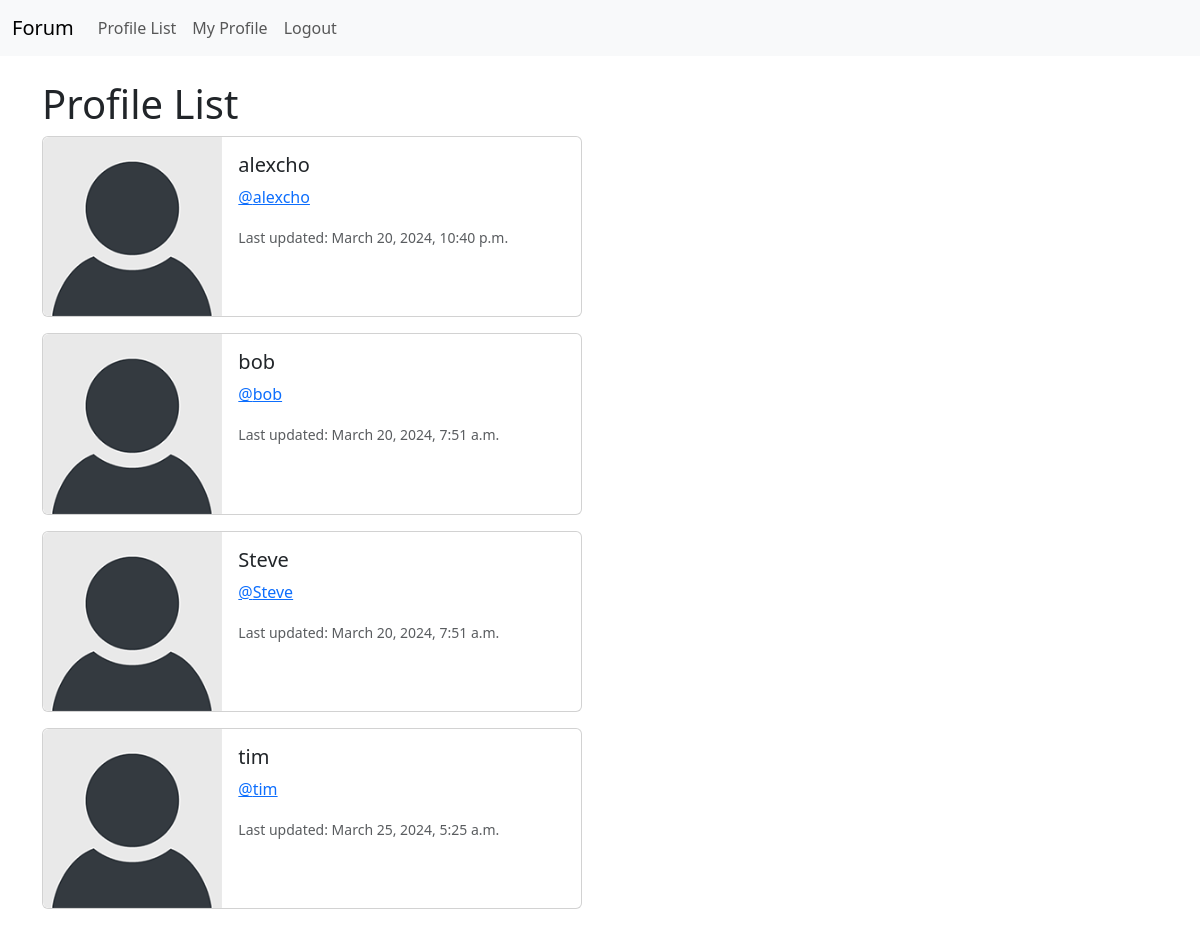
The app's page /profile_list (signed in) with its own data.
### feed/models.py (models this page shows, shortened)
class Profile(models.Model):
    user = models.OneToOneField(User, on_delete=models.CASCADE) # associate one user to one profile
    follows = models.ManyToManyField(
        'self', # relationship between same model
        related_name='followed_by', #
        symmetrical=False, # other user does not have to follow back (one way)
        blank=True # do not have to follow anybody
        )
    date_modified = models.DateTimeField(User, auto_now=True)

### feed/views.py (the view)
# urls.py: path('profile_list', views.profile_list, name='profile-list'),
def profile_list(request):
    if request.user.is_authenticated:
        profiles = Profile.objects.exclude(user=request.user) # query all users except self
        return render(request, 'feed/profile_list.html', {'profiles': profiles})
    else:
        messages.success(request, ('Login to view this page'))
        return redirect('home')

### feed/templates/feed/profile_list.html
{% extends 'feed/base.html' %}
{% load static %}
{% block content %}
    <h1>Profile List</h1>
    {% if profiles %}
        {% for profile in profiles %}
        <div class="card mb-3" style="max-width: 540px;">
            <div class="row g-0">
              <div class="col-md-4">
                <img src="{% static 'images/default_profile_pic.png' %}" class="img-fluid rounded-start" alt="...">
              </div>
              <div class="col-md-8">
                <div class="card-body">
                  <h5 class="card-title">{{ profile.user.username }}</h5>
                  <p class="card-text"><a href="{% url 'profile' profile.user.id %}">@{{ profile.user.username }}</a></p>
                  <p class="card-text"><small class="text-body-secondary">Last updated: {{ profile.date_modified }}</small></p>
                </div>
              </div>
            </div>
          </div>
        {% endfor %}
    {% endif %}
{% endblock %}

### records on screen
Profile: user.username "alexcho", date_modified "March 20, 2024, 10:40 p.m."
Profile: user.username "bob", date_modified "March 20, 2024, 7:51 a.m."
Profile: user.username "Steve", date_modified "March 20, 2024, 7:51 a.m."
Profile: user.username "tim", date_modified "March 25, 2024, 5:25 a.m."
